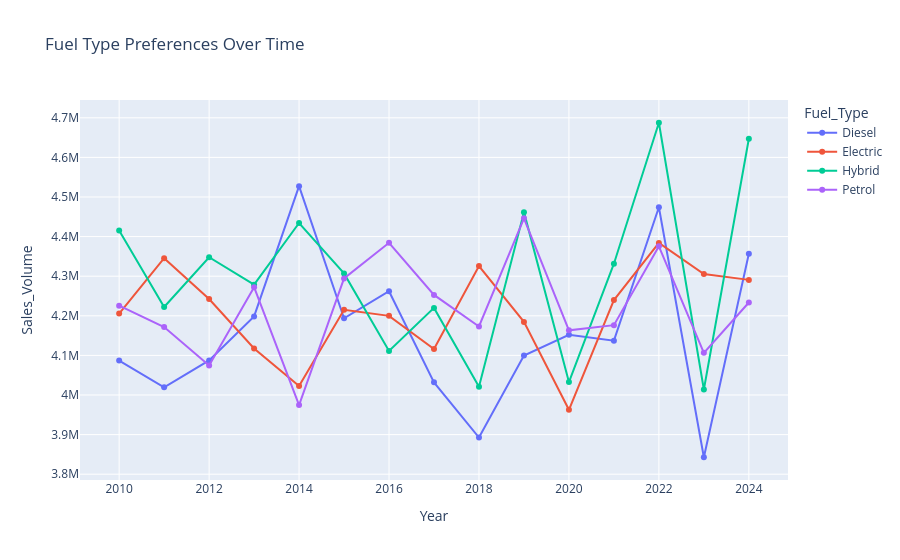
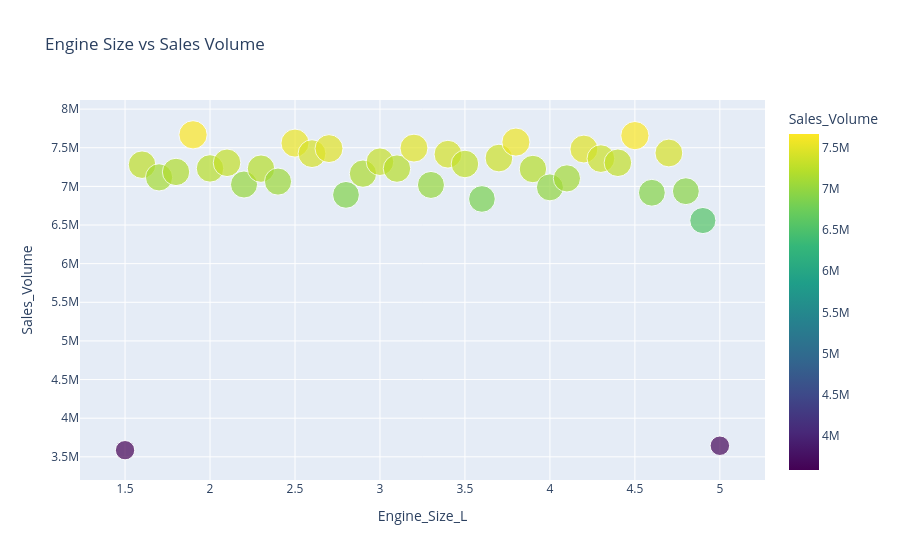

Here is the notebook cell these charts were saved with, in order:
### Code cell
# Fuel Type Preferences Over Time
fuel_trend = bmw_data.groupby(['Year', 'Fuel_Type'])['Sales_Volume'].sum().reset_index()
fig = px.line(fuel_trend, x='Year', y='Sales_Volume', color='Fuel_Type', 
              title='Fuel Type Preferences Over Time',
              markers=True)
fig.update_layout(hovermode='x unified')
fig.show()

# Engine Size vs Sales Volume
engine_sales = bmw_data.groupby('Engine_Size_L')['Sales_Volume'].sum().reset_index()
fig = px.scatter(engine_sales, x='Engine_Size_L', y='Sales_Volume', 
                 size='Sales_Volume', color='Sales_Volume',
                 title='Engine Size vs Sales Volume',
                 color_continuous_scale='Viridis')
fig.show()

### Figure 1 — Plotly figure (JSON) as saved in the notebook; plotly's stock layout.template omitted (floating-point values rounded to 4 significant figures)
{"data": [{"hovertemplate": "Fuel_Type=Diesel<br>Year=%{x}<br>Sales_Volume=%{y}<extra></extra>", "legendgroup": "Diesel", "line": {"color": "#636efa", "dash": "solid"}, "marker": {"symbol": "circle"}, "mode": "lines+markers", "name": "Diesel", "orientation": "v", "showlegend": true, "type": "scatter", "x": [2010, 2011, 2012, 2013, 2014, 2015, 2016, 2017, 2018, 2019, 2020, 2021, 2022, 2023, 2024], "xaxis": "x", "y": [4086808, 4019361, 4087221, 4198426, 4527336, 4193633, 4262129, 4031905, 3892638, 4099576, 4152177, 4137203, 4474126, 3842804, 4356475], "yaxis": "y"}, {"hovertemplate": "Fuel_Type=Electric<br>Year=%{x}<br>Sales_Volume=%{y}<extra></extra>", "legendgroup": "Electric", "line": {"color": "#EF553B", "dash": "solid"}, "marker": {"symbol": "circle"}, "mode": "lines+markers", "name": "Electric", "orientation": "v", "showlegend": true, "type": "scatter", "x": [2010, 2011, 2012, 2013, 2014, 2015, 2016, 2017, 2018, 2019, 2020, 2021, 2022, 2023, 2024], "xaxis": "x", "y": [4205554, 4345538, 4242466, 4117556, 4022785, 4215113, 4199882, 4116302, 4325544, 4184558, 3962571, 4239630, 4383912, 4305554, 4290700], "yaxis": "y"}, {"hovertemplate": "Fuel_Type=Hybrid<br>Year=%{x}<br>Sales_Volume=%{y}<extra></extra>", "legendgroup": "Hybrid", "line": {"color": "#00cc96", "dash": "solid"}, "marker": {"symbol": "circle"}, "mode": "lines+markers", "name": "Hybrid", "orientation": "v", "showlegend": true, "type": "scatter", "x": [2010, 2011, 2012, 2013, 2014, 2015, 2016, 2017, 2018, 2019, 2020, 2021, 2022, 2023, 2024], "xaxis": "x", "y": [4415611, 4222305, 4347806, 4278494, 4434340, 4307029, 4111145, 4219927, 4021011, 4461759, 4032718, 4331469, 4687463, 4013825, 4647195], "yaxis": "y"}, {"hovertemplate": "Fuel_Type=Petrol<br>Year=%{x}<br>Sales_Volume=%{y}<extra></extra>", "legendgroup": "Petrol", "line": {"color": "#ab63fa", "dash": "solid"}, "marker": {"symbol": "circle"}, "mode": "lines+markers", "name": "Petrol", "orientation": "v", "showlegend": true, "type": "scatter", "x": [2010, 2011, 2012, 2013, 2014, 2015, 2016, 2017, 2018, 2019, 2020, 2021, 2022, 2023, 2024], "xaxis": "x", "y": [4225472, 4171737, 4074402, 4272257, 3974499, 4294432, 4384394, 4252677, 4173080, 4446063, 4163377, 4176364, 4375445, 4106471, 4233484], "yaxis": "y"}], "layout": {"hovermode": "x unified", "legend": {"title": {"text": "Fuel_Type"}, "tracegroupgap": 0}, "title": {"text": "Fuel Type Preferences Over Time"}, "xaxis": {"anchor": "y", "domain": [0, 1], "title": {"text": "Year"}}, "yaxis": {"anchor": "x", "domain": [0, 1], "title": {"text": "Sales_Volume"}}}}

### Figure 2 — Plotly figure (JSON) as saved in the notebook; plotly's stock layout.template omitted (floating-point values rounded to 4 significant figures)
{"data": [{"hovertemplate": "Engine_Size_L=%{x}<br>Sales_Volume=%{marker.color}<extra></extra>", "legendgroup": "", "marker": {"color": [3586006, 7280693, 7116534, 7187053, 7667354, 7232447, 7305445, 7024323, 7229418, 7062109, 7560056, 7423588, 7488867, 6890313, 7164964, 7319382, 7230254, 7495239, 7018684, 7416505, 7289816, 6837169, 7366428, 7573254, 7224805, 6987344, 7103305, 7482993, 7359350, 7305801, 7657060, 6917570, 7432100, 6937897, 6558016, 3643592], "coloraxis": "coloraxis", "size": [3586006, 7280693, 7116534, 7187053, 7667354, 7232447, 7305445, 7024323, 7229418, 7062109, 7560056, 7423588, 7488867, 6890313, 7164964, 7319382, 7230254, 7495239, 7018684, 7416505, 7289816, 6837169, 7366428, 7573254, 7224805, 6987344, 7103305, 7482993, 7359350, 7305801, 7657060, 6917570, 7432100, 6937897, 6558016, 3643592], "sizemode": "area", "sizeref": 19170.0, "symbol": "circle"}, "mode": "markers", "name": "", "orientation": "v", "showlegend": false, "type": "scatter", "x": [1.5, 1.6, 1.7, 1.8, 1.9, 2.0, 2.1, 2.2, 2.3, 2.4, 2.5, 2.6, 2.7, 2.8, 2.9, 3.0, 3.1, 3.2, 3.3, 3.4, 3.5, 3.6, 3.7, 3.8, 3.9, 4.0, 4.1, 4.2, 4.3, 4.4, 4.5, 4.6, 4.7, 4.8, 4.9, 5.0], "xaxis": "x", "y": [3586006, 7280693, 7116534, 7187053, 7667354, 7232447, 7305445, 7024323, 7229418, 7062109, 7560056, 7423588, 7488867, 6890313, 7164964, 7319382, 7230254, 7495239, 7018684, 7416505, 7289816, 6837169, 7366428, 7573254, 7224805, 6987344, 7103305, 7482993, 7359350, 7305801, 7657060, 6917570, 7432100, 6937897, 6558016, 3643592], "yaxis": "y"}], "layout": {"coloraxis": {"colorbar": {"title": {"text": "Sales_Volume"}}, "colorscale": [[0, "#440154"], [0.1111, "#482878"], [0.2222, "#3e4989"], [0.3333, "#31688e"], [0.4444, "#26828e"], [0.5556, "#1f9e89"], [0.6667, "#35b779"], [0.7778, "#6ece58"], [0.8889, "#b5de2b"], [1, "#fde725"]]}, "legend": {"itemsizing": "constant", "tracegroupgap": 0}, "title": {"text": "Engine Size vs Sales Volume"}, "xaxis": {"anchor": "y", "domain": [0, 1], "title": {"text": "Engine_Size_L"}}, "yaxis": {"anchor": "x", "domain": [0, 1], "title": {"text": "Sales_Volume"}}}}
